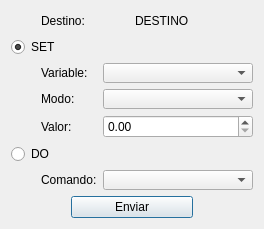
<?xml version="1.0" encoding="UTF-8"?>
<ui version="4.0">
 <class>Comandar</class>
 <widget class="QDialog" name="Comandar">
  <property name="windowModality">
   <enum>Qt::WindowModal</enum>
  </property>
  <property name="geometry">
   <rect>
    <x>0</x>
    <y>0</y>
    <width>261</width>
    <height>234</height>
   </rect>
  </property>
  <property name="sizePolicy">
   <sizepolicy hsizetype="Fixed" vsizetype="Fixed">
    <horstretch>0</horstretch>
    <verstretch>0</verstretch>
   </sizepolicy>
  </property>
  <property name="windowTitle">
   <string>Dialog</string>
  </property>
  <property name="autoFillBackground">
   <bool>false</bool>
  </property>
  <layout class="QVBoxLayout" name="verticalLayout">
   <property name="sizeConstraint">
    <enum>QLayout::SetFixedSize</enum>
   </property>
   <item>
    <layout class="QHBoxLayout" name="horizontalLayout_5">
     <item>
      <spacer name="horizontalSpacer_7">
       <property name="orientation">
        <enum>Qt::Horizontal</enum>
       </property>
       <property name="sizeType">
        <enum>QSizePolicy::Fixed</enum>
       </property>
       <property name="sizeHint" stdset="0">
        <size>
         <width>30</width>
         <height>20</height>
        </size>
       </property>
      </spacer>
     </item>
     <item>
      <widget class="QLabel" name="label">
       <property name="text">
        <string>Destino:</string>
       </property>
      </widget>
     </item>
     <item>
      <widget class="QLabel" name="label_DESTINO">
       <property name="text">
        <string>DESTINO</string>
       </property>
      </widget>
     </item>
     <item>
      <spacer name="horizontalSpacer_8">
       <property name="orientation">
        <enum>Qt::Horizontal</enum>
       </property>
       <property name="sizeType">
        <enum>QSizePolicy::Fixed</enum>
       </property>
       <property name="sizeHint" stdset="0">
        <size>
         <width>30</width>
         <height>20</height>
        </size>
       </property>
      </spacer>
     </item>
    </layout>
   </item>
   <item>
    <widget class="QRadioButton" name="radio_SET">
     <property name="text">
      <string>SET</string>
     </property>
     <property name="checked">
      <bool>true</bool>
     </property>
    </widget>
   </item>
   <item>
    <layout class="QHBoxLayout" name="horizontalLayout">
     <item>
      <spacer name="horizontalSpacer">
       <property name="orientation">
        <enum>Qt::Horizontal</enum>
       </property>
       <property name="sizeType">
        <enum>QSizePolicy::Fixed</enum>
       </property>
       <property name="sizeHint" stdset="0">
        <size>
         <width>30</width>
         <height>20</height>
        </size>
       </property>
      </spacer>
     </item>
     <item>
      <widget class="QLabel" name="label_3">
       <property name="sizePolicy">
        <sizepolicy hsizetype="Preferred" vsizetype="Preferred">
         <horstretch>0</horstretch>
         <verstretch>0</verstretch>
        </sizepolicy>
       </property>
       <property name="text">
        <string>Variable:</string>
       </property>
      </widget>
     </item>
     <item>
      <widget class="QComboBox" name="list_VARIABLE">
       <property name="sizePolicy">
        <sizepolicy hsizetype="Fixed" vsizetype="Fixed">
         <horstretch>0</horstretch>
         <verstretch>0</verstretch>
        </sizepolicy>
       </property>
       <property name="minimumSize">
        <size>
         <width>150</width>
         <height>20</height>
        </size>
       </property>
       <property name="maximumSize">
        <size>
         <width>150</width>
         <height>20</height>
        </size>
       </property>
       <property name="mouseTracking">
        <bool>false</bool>
       </property>
      </widget>
     </item>
    </layout>
   </item>
   <item>
    <layout class="QHBoxLayout" name="horizontalLayout_2">
     <item>
      <spacer name="horizontalSpacer_4">
       <property name="orientation">
        <enum>Qt::Horizontal</enum>
       </property>
       <property name="sizeType">
        <enum>QSizePolicy::Fixed</enum>
       </property>
       <property name="sizeHint" stdset="0">
        <size>
         <width>30</width>
         <height>20</height>
        </size>
       </property>
      </spacer>
     </item>
     <item>
      <widget class="QLabel" name="label_tipo">
       <property name="sizePolicy">
        <sizepolicy hsizetype="Preferred" vsizetype="Preferred">
         <horstretch>0</horstretch>
         <verstretch>0</verstretch>
        </sizepolicy>
       </property>
       <property name="text">
        <string>Modo:</string>
       </property>
      </widget>
     </item>
     <item>
      <widget class="QComboBox" name="list_MOD_SET">
       <property name="sizePolicy">
        <sizepolicy hsizetype="Preferred" vsizetype="Fixed">
         <horstretch>0</horstretch>
         <verstretch>0</verstretch>
        </sizepolicy>
       </property>
       <property name="minimumSize">
        <size>
         <width>150</width>
         <height>20</height>
        </size>
       </property>
       <property name="maximumSize">
        <size>
         <width>150</width>
         <height>20</height>
        </size>
       </property>
      </widget>
     </item>
    </layout>
   </item>
   <item>
    <layout class="QHBoxLayout" name="horizontalLayout_3">
     <item>
      <spacer name="horizontalSpacer_2">
       <property name="orientation">
        <enum>Qt::Horizontal</enum>
       </property>
       <property name="sizeType">
        <enum>QSizePolicy::Fixed</enum>
       </property>
       <property name="sizeHint" stdset="0">
        <size>
         <width>30</width>
         <height>20</height>
        </size>
       </property>
      </spacer>
     </item>
     <item>
      <widget class="QLabel" name="label_valor">
       <property name="sizePolicy">
        <sizepolicy hsizetype="Preferred" vsizetype="Preferred">
         <horstretch>0</horstretch>
         <verstretch>0</verstretch>
        </sizepolicy>
       </property>
       <property name="text">
        <string>Valor:</string>
       </property>
      </widget>
     </item>
     <item>
      <widget class="QDoubleSpinBox" name="spin_valor">
       <property name="sizePolicy">
        <sizepolicy hsizetype="Preferred" vsizetype="Fixed">
         <horstretch>0</horstretch>
         <verstretch>0</verstretch>
        </sizepolicy>
       </property>
       <property name="minimumSize">
        <size>
         <width>150</width>
         <height>0</height>
        </size>
       </property>
      </widget>
     </item>
    </layout>
   </item>
   <item>
    <widget class="QRadioButton" name="radio_DO">
     <property name="text">
      <string>DO</string>
     </property>
    </widget>
   </item>
   <item>
    <layout class="QHBoxLayout" name="horizontalLayout_4">
     <item>
      <spacer name="horizontalSpacer_3">
       <property name="orientation">
        <enum>Qt::Horizontal</enum>
       </property>
       <property name="sizeType">
        <enum>QSizePolicy::Fixed</enum>
       </property>
       <property name="sizeHint" stdset="0">
        <size>
         <width>30</width>
         <height>20</height>
        </size>
       </property>
      </spacer>
     </item>
     <item>
      <widget class="QLabel" name="label_comando">
       <property name="sizePolicy">
        <sizepolicy hsizetype="Preferred" vsizetype="Preferred">
         <horstretch>0</horstretch>
         <verstretch>0</verstretch>
        </sizepolicy>
       </property>
       <property name="text">
        <string>Comando:</string>
       </property>
      </widget>
     </item>
     <item>
      <widget class="QComboBox" name="list_COMANDO">
       <property name="sizePolicy">
        <sizepolicy hsizetype="Preferred" vsizetype="Fixed">
         <horstretch>0</horstretch>
         <verstretch>0</verstretch>
        </sizepolicy>
       </property>
       <property name="minimumSize">
        <size>
         <width>150</width>
         <height>20</height>
        </size>
       </property>
       <property name="maximumSize">
        <size>
         <width>150</width>
         <height>20</height>
        </size>
       </property>
      </widget>
     </item>
    </layout>
   </item>
   <item>
    <layout class="QHBoxLayout" name="horizontalLayout_6">
     <item>
      <spacer name="horizontalSpacer_5">
       <property name="orientation">
        <enum>Qt::Horizontal</enum>
       </property>
       <property name="sizeType">
        <enum>QSizePolicy::Fixed</enum>
       </property>
       <property name="sizeHint" stdset="0">
        <size>
         <width>60</width>
         <height>20</height>
        </size>
       </property>
      </spacer>
     </item>
     <item>
      <widget class="QPushButton" name="button_ENVIAR">
       <property name="text">
        <string>Enviar</string>
       </property>
      </widget>
     </item>
     <item>
      <spacer name="horizontalSpacer_6">
       <property name="orientation">
        <enum>Qt::Horizontal</enum>
       </property>
       <property name="sizeType">
        <enum>QSizePolicy::Fixed</enum>
       </property>
       <property name="sizeHint" stdset="0">
        <size>
         <width>60</width>
         <height>20</height>
        </size>
       </property>
      </spacer>
     </item>
    </layout>
   </item>
  </layout>
 </widget>
 <resources/>
 <connections/>
</ui>
